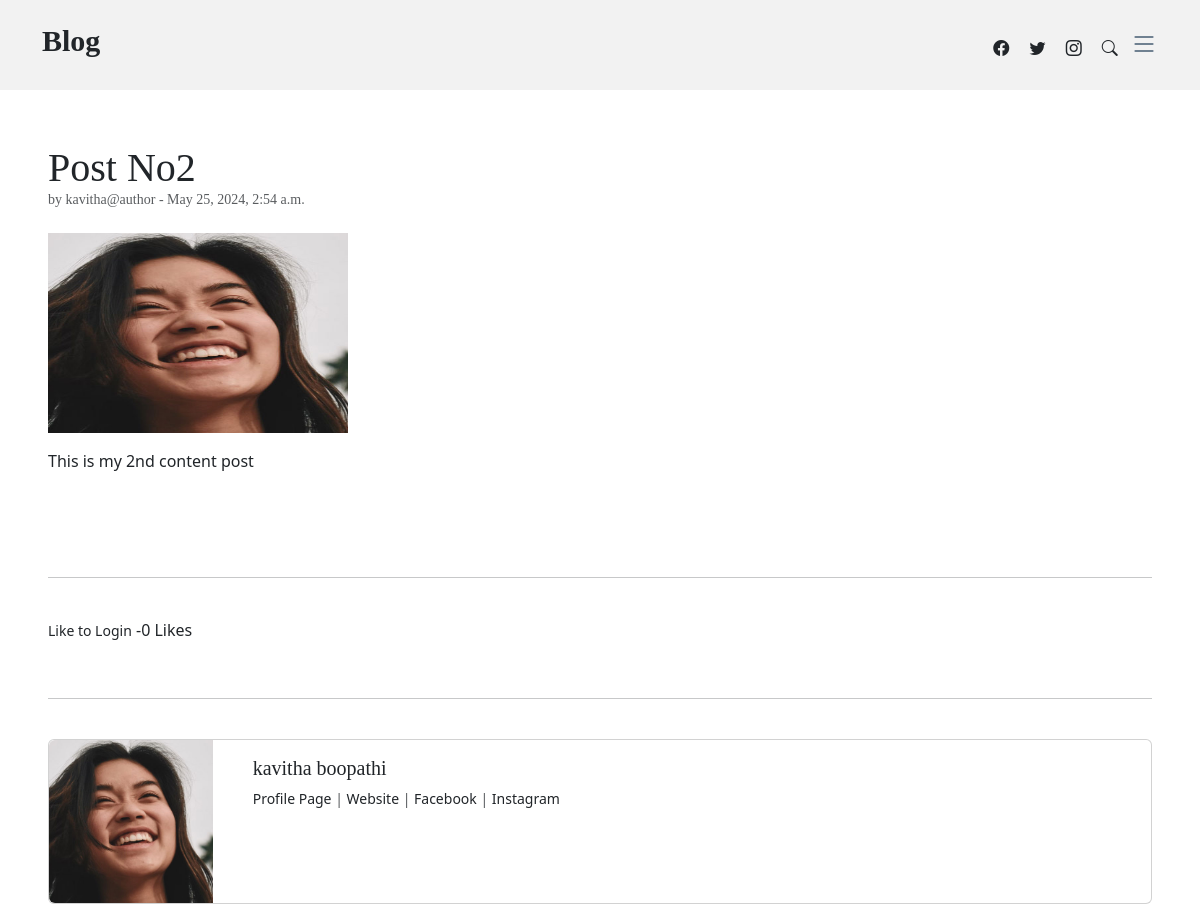
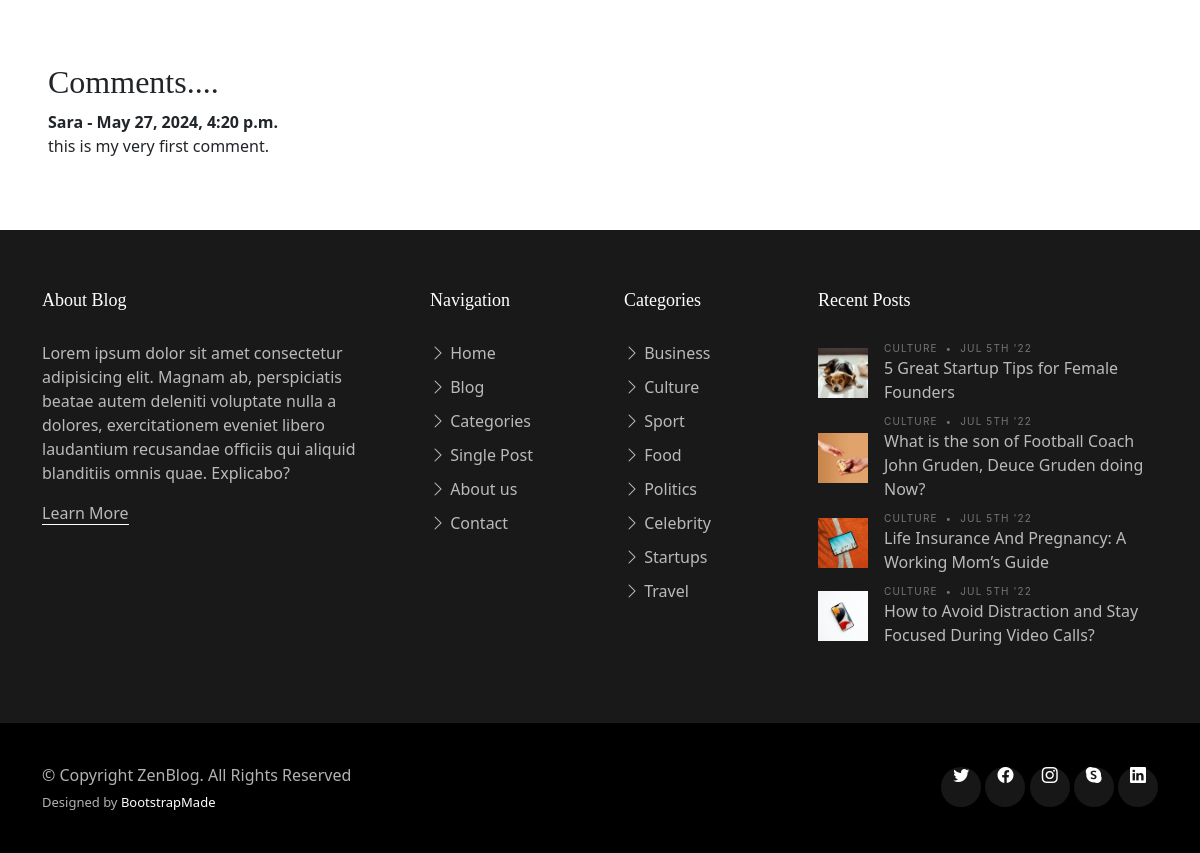
Page /article/3 on the committed database (2 pictures, top to bottom).
### BlogApp/models.py (models this page shows, shortened)
class Post(models.Model):
    title = models.CharField(max_length=200)
    header_image = models.ImageField(blank=True, null=True, upload_to='images/')
    title_tag = models.CharField(max_length=50,null=True,blank=True)
    content = RichTextField(blank=True,null=True)
    author = models.ForeignKey('auth.User', on_delete=models.CASCADE)
    created_at = models.DateTimeField(auto_now_add=True)
    updated_at = models.DateTimeField(auto_now=True)
    category = models.CharField(max_length=200, default="nocategory")
    likes = models.ManyToManyField(User,related_name = 'blog_posts')
    snippet = models.CharField(max_length=50 ,null=True, blank = True )
    def total_likes(self):
        return self.likes.count()

class Profile(models.Model):
    user = models.OneToOneField(User, null=True, on_delete=models.CASCADE)
    bio = models.TextField()
    profile_pic = models.ImageField(blank=True, null=True, upload_to='images/profile/')
    website_url = models.CharField(max_length=200, blank=True, null=True)
    fb_url = models.CharField(max_length=200, blank=True, null=True)
    instagram_url = models.CharField(max_length=200, blank=True, null=True)
    pinterest_url = models.CharField(max_length=200, blank=True, null=True)

class Comment(models.Model):
    post = models.ForeignKey(Post ,related_name="comments" ,on_delete=models.CASCADE)
    name = models.CharField (max_length=255)
    body = models.TextField()
    date_added = models.DateTimeField(auto_now_add=True)

### BlogApp/views.py (the view)
# urls.py: path('article/<int:pk>', ArticleDetailView.as_view(), name='article-detail'),
class ArticleDetailView(generic.DetailView):
    model = Post
    template_name = 'article_detail.html'
    def get_context_data(self,*args,**kwargs):
        cat_menu =  Category.objects.all()
        context = super(ArticleDetailView,self).get_context_data(*args,**kwargs)
        stuff = get_object_or_404(Post, id = self.kwargs['pk'])
        total_likes = stuff.total_likes()
        liked = False
        if stuff.likes.filter(id = self.request.user.id).exists():
            liked = True
        context["cat_menu"] = cat_menu
        context["total_likes"] = total_likes
        context["liked"] = liked
        return context

### BlogApp/models.py (called while the page is built)
    def __str__(self):
        return self.name

### BlogApp/Templates/article_detail.html (shortened to what this page needs)
{% extends 'base.html' %}
{% load static %}
{% block main_content %}
    <div >
        <h1 class='card-title'> {{post.title}}</h1>
        <h5 class='card-title small text-muted'>by {{post.author}} - {{post.updated_at}}</h5>
       <br>
        <div class='card-img-top'>
          {% if post.header_image %}
            <img src="{{post.header_image.url}}" alt="Primary Image" width="300" height="200"/>
          {% else %}
            <img src= alt="Primary Image"  />
          {% endif %}
        </div>
        <p class='card-body'>  {{ post.content|safe }}</p></br>
    </div>
    <br><br><hr><br>
        <form action="{% url 'like_post' post.pk %}" method="POST">
            {% if user.is_authenticated %}
              {% if liked %}
                <button type ="submit" , name="post_id" , value = "{{post.id}}" , class="btn btn-danger btn-sm">UnLike</button>
              {% else %}
                <button type ="submit" , name="post_id" , value = "{{post.id}}" , class="btn btn-primary btn-sm">Likes</button>
              {% endif %}
            {% else %}
              <small> <a href="{% url 'login' %}">Like to Login</a></small>
            {% endif %}
            -{{total_likes}} Likes
        </form>
    <br/><hr> <br/>
    <div class="card mb-3" ">
      <div class="row no-gutters">
        <div class="col-md-2">
          {% if post.author.profile.profile_pic%}
              <img src="{{post.author.profile.profile_pic.url}}" class="img-fluid rounded-start" alt="...">
            {% else %}
              <img src="{% static '/img/profile.png' %}" class="img-fluid rounded-start"  alt="profile">
            {% endif %}
        </div>
        <div class="col-md-8">
          <div class="card-body">
            <h5 class="card-title">{{post.author.first_name}} {{post.author.last_name}}</h5>
            <p class="small text-muted">
              <a href="{% url 'show_profile_page' post.author.profile.id %}"> Profile Page </a> |
              {% if post.author.profile.website_url%}
                 <a href="{{post.author.profile.website_url}}">Website</a> |
              {% endif %}
              {% if post.author.profile.fb_url%}
                 <a href="{{post.author.profile.fb_url}}">Facebook</a> |
              {% endif %}
              {% if post.author.profile.instagram_url%}
                 <a href="{{post.author.profile.instagram_url}}">Instagram</a> </small></p>
              {% endif %}
            </div>
        </div>
      </div>
    </div>
    <br><br>
    <h2>Comments....</h2>
    {% if not post.comments.all %}
      No Comments Yet...
      <a href="{% url 'add_comment' post.pk %}">Add Comments here</a>
    {% else %}
      {% for comment in post.comments.all %}
      <strong>
        {{comment.name}} -
        {{comment.date_added}}
      </strong>
      <br>
       {{comment.body}}
       {% endfor %}
    {% endif %}
    <br><br>
{% endblock %}

### BlogApp/static/css/main.css (style rules this page uses)
:root { scroll-behavior: smooth; }
body { color: rgba(var(--color-primary-rgb), 1); }
a { color: var(--color-links); text-decoration: none; }
h1, h2, h3, h4, h5, h6 { font-family: var(--font-primary); }

### BlogApp/static/css/variables.css (style rules this page uses)
:root { --font-default: 'EB Garamond', system-ui, -apple-system, "Segoe UI", Roboto, "Helvetica Neue", Arial, "Noto Sans", "Liberation Sans", sans-serif, "Apple Color Emoji", "Segoe UI Emoji", "Segoe UI Symbol", "Noto Color Emoji"; --font-primary: 'EB Garamond', serif; --font-secondary: 'Inter', sans-serif; --color-default: #212529; --color-default-rgb: 33, 37, 41; --color-links: #212529; --color-links-hover: #15171a; --color-primary: #212529; --color-primary-light: #26282c; --color-primary-dark: #0b0c0e; --color-primary-rgb: 33, 37, 41; --color-primary-light-rgb: 38, 40, 44; --color-primary-dark-rgb: 11, 12, 14; --color-secondary: #596d80; --color-secondary-light: #8498aa; --color-secondary-dark: #404f5c; --color-secondary-rgb: 89, 109, 128; --color-secondary-light-rgb: 132, 152, 170; --color-secondary-dark-rgb: 64, 79, 92; --color-blue: #0d6efd; --color-blue-rgb: 13, 110, 253; --color-indigo: #6610f2; --color-indigo-rgb: 102, 16, 242; --color-purple: #6f42c1; --color-purple-rgb: 111, 66, 193; --color-pink: #f3268c; --color-pink-rgb: 243, 38, 140; --color-red: #df1529; --color-red-rgb: 223, 21, 4; --color-orange: #fd7e14; --color-orange-rgb: 253, 126, 20; --color-yellow: #ffc107; --color-yellow-rgb: 255, 193, 7; --color-green: #059652; --color-green-rgb: 5, 150, 82; --color-teal: #20c997; --color-teal-rgb: 32, 201, 151; --color-cyan: #0dcaf0; --color-cyan-rgb: 13, 202, 240; --color-white: #ffffff; --color-white-rgb: 255, 255, 255; --color-gray: #6c757d; --color-gray-rgb: 108, 117, 125; --color-black: #000000; --color-black-rgb: 0, 0, 0; }
:root { --bs-blue: var(--color-blue); --bs-indigo: var(--color-indigo); --bs-purple: var(--color-purple); --bs-pink: var(--color-pink); --bs-red: var(--color-red); --bs-orange: var(--color-orange); --bs-yellow: var(--color-yellow); --bs-green: var(--color-green); --bs-teal: var(--color-teal); --bs-cyan: var(--color-cyan); --bs-white: var(--color-white); --bs-gray: var(--color-gray); --bs-gray-dark: #343a40; --bs-gray-100: #f8f9fa; --bs-gray-200: #e9ecef; --bs-gray-300: #dee2e6; --bs-gray-400: #ced4da; --bs-gray-500: #adb5bd; --bs-gray-600: #6c757d; --bs-gray-700: #495057; --bs-gray-800: #343a40; --bs-gray-900: #212529; --bs-primary: var(--color-blue); --bs-secondary: var(--color-blue); --bs-success: #198754; --bs-info: #0dcaf0; --bs-warning: #ffc107; --bs-danger: #dc3545; --bs-light: #f8f9fa; --bs-dark: #212529; --bs-primary-rgb: var(--color-primary-rgb); --bs-secondary-rgb: var(--color-secondary-rgb); --bs-success-rgb: 25, 135, 84; --bs-info-rgb: 13, 202, 240; --bs-warning-rgb: 255, 193, 7; --bs-danger-rgb: 220, 53, 69; --bs-light-rgb: 248, 249, 250; --bs-dark-rgb: 33, 37, 41; --bs-white-rgb: var(--color-white-rgb); --bs-black-rgb: var(--color-black-rgb); --bs-body-color-rgb: var(--color-default-rgb); --bs-body-bg-rgb: 255, 255, 255; --bs-font-sans-serif: var(--font-default); --bs-font-monospace: SFMono-Regular, Menlo, Monaco, Consolas, "Liberation Mono", "Courier New", monospace; --bs-gradient: linear-gradient(180deg, rgba(255, 255, 255, 0.15), rgba(255, 255, 255, 0)); --bs-body-font-family: var(--font-default); --bs-body-font-size: 1rem; --bs-body-font-weight: 400; --bs-body-line-height: 1.5; --bs-body-color: var(--color-default); --bs-body-bg: #fff; }

### rows in the picture
Post: title "Post No2", author "kavitha@author", updated_at "May 25, 2024, 2:54 a.m.", header_image (picture), content "This is my 2nd content post", author.profile.profile_pic (picture), author.first_name "kavitha", author.last_name "boopathi"
Comment: name "Sara", date_added "May 27, 2024, 4:20 p.m.", body "this is my very first comment."

### other values in the picture
{{ total_likes }} "0"
